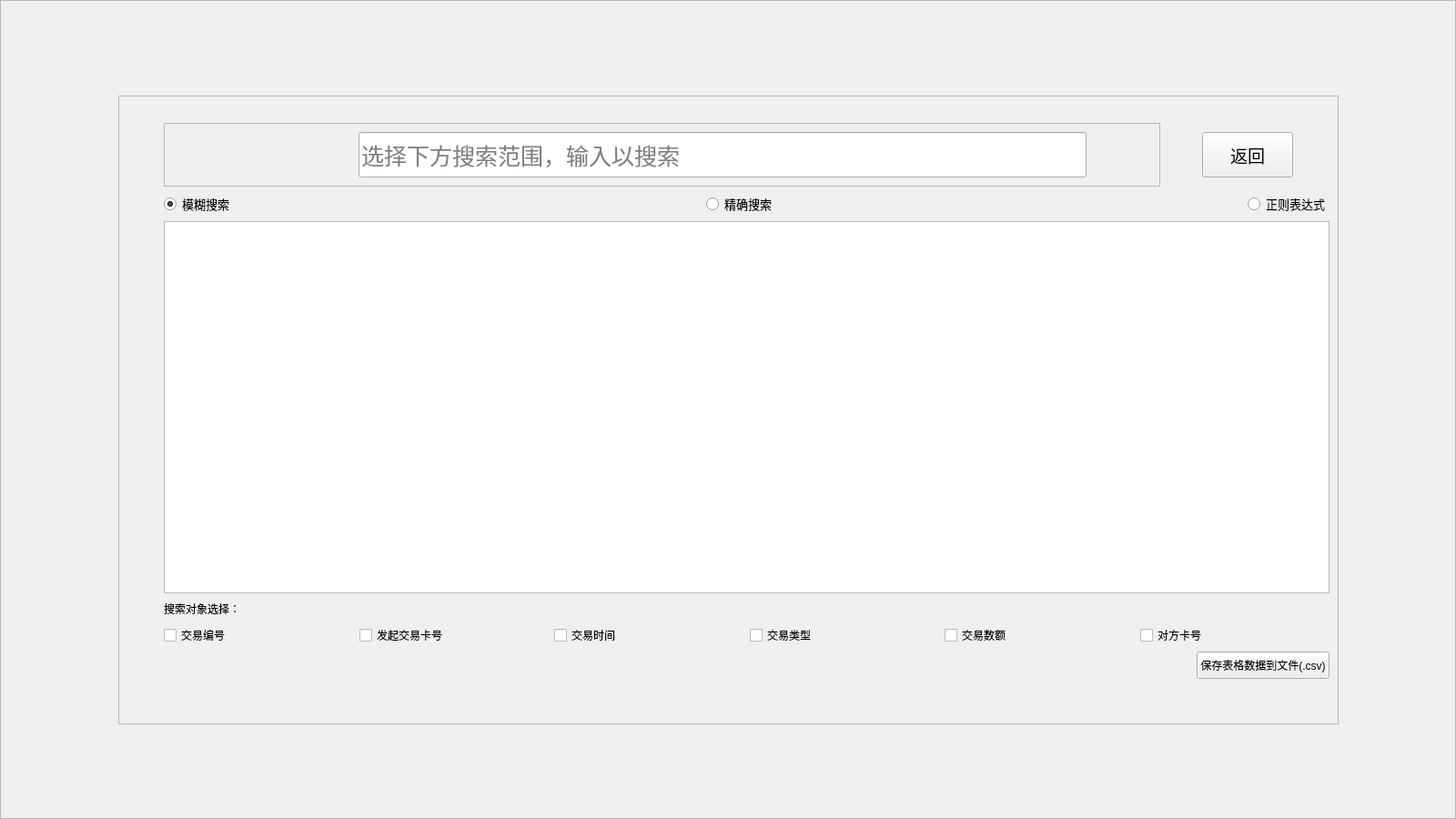
<?xml version="1.0" encoding="UTF-8"?>
<ui version="4.0">
 <class>transaction_history</class>
 <widget class="QWidget" name="transaction_history">
  <property name="geometry">
   <rect>
    <x>0</x>
    <y>0</y>
    <width>1600</width>
    <height>900</height>
   </rect>
  </property>
  <property name="sizePolicy">
   <sizepolicy hsizetype="Fixed" vsizetype="Fixed">
    <horstretch>0</horstretch>
    <verstretch>0</verstretch>
   </sizepolicy>
  </property>
  <property name="minimumSize">
   <size>
    <width>1600</width>
    <height>900</height>
   </size>
  </property>
  <property name="maximumSize">
   <size>
    <width>1600</width>
    <height>900</height>
   </size>
  </property>
  <property name="windowTitle">
   <string>Form</string>
  </property>
  <widget class="QFrame" name="frame_background">
   <property name="geometry">
    <rect>
     <x>0</x>
     <y>0</y>
     <width>1600</width>
     <height>900</height>
    </rect>
   </property>
   <property name="sizePolicy">
    <sizepolicy hsizetype="Fixed" vsizetype="Fixed">
     <horstretch>0</horstretch>
     <verstretch>0</verstretch>
    </sizepolicy>
   </property>
   <property name="minimumSize">
    <size>
     <width>1600</width>
     <height>900</height>
    </size>
   </property>
   <property name="maximumSize">
    <size>
     <width>1600</width>
     <height>900</height>
    </size>
   </property>
   <property name="frameShape">
    <enum>QFrame::StyledPanel</enum>
   </property>
   <property name="frameShadow">
    <enum>QFrame::Raised</enum>
   </property>
   <layout class="QGridLayout" name="gridLayout_3">
    <item row="0" column="0">
     <layout class="QVBoxLayout" name="verticalLayout_3" stretch="1,10000,1">
      <item>
       <spacer name="verticalSpacer_3">
        <property name="orientation">
         <enum>Qt::Vertical</enum>
        </property>
        <property name="sizeHint" stdset="0">
         <size>
          <width>20</width>
          <height>40</height>
         </size>
        </property>
       </spacer>
      </item>
      <item>
       <layout class="QHBoxLayout" name="horizontalLayout_4">
        <item>
         <spacer name="horizontalSpacer_7">
          <property name="orientation">
           <enum>Qt::Horizontal</enum>
          </property>
          <property name="sizeHint" stdset="0">
           <size>
            <width>40</width>
            <height>20</height>
           </size>
          </property>
         </spacer>
        </item>
        <item>
         <widget class="QFrame" name="frame_login">
          <property name="sizePolicy">
           <sizepolicy hsizetype="Fixed" vsizetype="Fixed">
            <horstretch>0</horstretch>
            <verstretch>0</verstretch>
           </sizepolicy>
          </property>
          <property name="minimumSize">
           <size>
            <width>1341</width>
            <height>691</height>
           </size>
          </property>
          <property name="maximumSize">
           <size>
            <width>1341</width>
            <height>691</height>
           </size>
          </property>
          <property name="frameShape">
           <enum>QFrame::StyledPanel</enum>
          </property>
          <property name="frameShadow">
           <enum>QFrame::Raised</enum>
          </property>
          <layout class="QGridLayout" name="gridLayout_2">
           <item row="0" column="0">
            <layout class="QHBoxLayout" name="horizontalLayout_7" stretch="1,10000,1">
             <item>
              <spacer name="horizontalSpacer_6">
               <property name="orientation">
                <enum>Qt::Horizontal</enum>
               </property>
               <property name="sizeType">
                <enum>QSizePolicy::Minimum</enum>
               </property>
               <property name="sizeHint" stdset="0">
                <size>
                 <width>40</width>
                 <height>20</height>
                </size>
               </property>
              </spacer>
             </item>
             <item>
              <layout class="QVBoxLayout" name="verticalLayout">
               <item>
                <spacer name="verticalSpacer">
                 <property name="orientation">
                  <enum>Qt::Vertical</enum>
                 </property>
                 <property name="sizeType">
                  <enum>QSizePolicy::Minimum</enum>
                 </property>
                 <property name="sizeHint" stdset="0">
                  <size>
                   <width>20</width>
                   <height>20</height>
                  </size>
                 </property>
                </spacer>
               </item>
               <item>
                <layout class="QHBoxLayout" name="horizontalLayout">
                 <item>
                  <widget class="QFrame" name="frame_user_name">
                   <property name="sizePolicy">
                    <sizepolicy hsizetype="Expanding" vsizetype="Fixed">
                     <horstretch>0</horstretch>
                     <verstretch>0</verstretch>
                    </sizepolicy>
                   </property>
                   <property name="frameShape">
                    <enum>QFrame::StyledPanel</enum>
                   </property>
                   <property name="frameShadow">
                    <enum>QFrame::Raised</enum>
                   </property>
                   <layout class="QGridLayout" name="gridLayout">
                    <item row="0" column="3">
                     <widget class="QLineEdit" name="fuzzylineEdit">
                      <property name="minimumSize">
                       <size>
                        <width>800</width>
                        <height>50</height>
                       </size>
                      </property>
                      <property name="maximumSize">
                       <size>
                        <width>400</width>
                        <height>50</height>
                       </size>
                      </property>
                      <property name="font">
                       <font>
                        <pointsize>19</pointsize>
                        <bold>false</bold>
                       </font>
                      </property>
                      <property name="placeholderText">
                       <string>选择下方搜索范围，输入以搜索</string>
                      </property>
                     </widget>
                    </item>
                    <item row="0" column="1">
                     <widget class="QLabel" name="label_search">
                      <property name="sizePolicy">
                       <sizepolicy hsizetype="Fixed" vsizetype="Fixed">
                        <horstretch>0</horstretch>
                        <verstretch>0</verstretch>
                       </sizepolicy>
                      </property>
                      <property name="minimumSize">
                       <size>
                        <width>50</width>
                        <height>50</height>
                       </size>
                      </property>
                      <property name="maximumSize">
                       <size>
                        <width>50</width>
                        <height>50</height>
                       </size>
                      </property>
                      <property name="text">
                       <string/>
                      </property>
                     </widget>
                    </item>
                    <item row="0" column="0">
                     <spacer name="horizontalSpacer">
                      <property name="orientation">
                       <enum>Qt::Horizontal</enum>
                      </property>
                      <property name="sizeType">
                       <enum>QSizePolicy::Minimum</enum>
                      </property>
                      <property name="sizeHint" stdset="0">
                       <size>
                        <width>10</width>
                        <height>20</height>
                       </size>
                      </property>
                     </spacer>
                    </item>
                   </layout>
                  </widget>
                 </item>
                 <item>
                  <spacer name="horizontalSpacer_2">
                   <property name="orientation">
                    <enum>Qt::Horizontal</enum>
                   </property>
                   <property name="sizeType">
                    <enum>QSizePolicy::Minimum</enum>
                   </property>
                   <property name="sizeHint" stdset="0">
                    <size>
                     <width>40</width>
                     <height>20</height>
                    </size>
                   </property>
                  </spacer>
                 </item>
                 <item>
                  <widget class="QPushButton" name="backButton">
                   <property name="sizePolicy">
                    <sizepolicy hsizetype="Fixed" vsizetype="Fixed">
                     <horstretch>0</horstretch>
                     <verstretch>0</verstretch>
                    </sizepolicy>
                   </property>
                   <property name="minimumSize">
                    <size>
                     <width>100</width>
                     <height>50</height>
                    </size>
                   </property>
                   <property name="font">
                    <font>
                     <pointsize>14</pointsize>
                    </font>
                   </property>
                   <property name="text">
                    <string>返回</string>
                   </property>
                  </widget>
                 </item>
                 <item>
                  <spacer name="horizontalSpacer_3">
                   <property name="orientation">
                    <enum>Qt::Horizontal</enum>
                   </property>
                   <property name="sizeType">
                    <enum>QSizePolicy::Minimum</enum>
                   </property>
                   <property name="sizeHint" stdset="0">
                    <size>
                     <width>40</width>
                     <height>20</height>
                    </size>
                   </property>
                  </spacer>
                 </item>
                </layout>
               </item>
               <item>
                <layout class="QHBoxLayout" name="horizontalLayout_2">
                 <item>
                  <widget class="QRadioButton" name="radioButton">
                   <property name="font">
                    <font>
                     <pointsize>10</pointsize>
                    </font>
                   </property>
                   <property name="text">
                    <string>模糊搜索</string>
                   </property>
                   <property name="checked">
                    <bool>true</bool>
                   </property>
                  </widget>
                 </item>
                 <item>
                  <spacer name="horizontalSpacer_4">
                   <property name="orientation">
                    <enum>Qt::Horizontal</enum>
                   </property>
                   <property name="sizeHint" stdset="0">
                    <size>
                     <width>40</width>
                     <height>20</height>
                    </size>
                   </property>
                  </spacer>
                 </item>
                 <item>
                  <widget class="QRadioButton" name="radioButton_2">
                   <property name="font">
                    <font>
                     <pointsize>10</pointsize>
                    </font>
                   </property>
                   <property name="text">
                    <string>精确搜索</string>
                   </property>
                  </widget>
                 </item>
                 <item>
                  <spacer name="horizontalSpacer_5">
                   <property name="orientation">
                    <enum>Qt::Horizontal</enum>
                   </property>
                   <property name="sizeHint" stdset="0">
                    <size>
                     <width>40</width>
                     <height>20</height>
                    </size>
                   </property>
                  </spacer>
                 </item>
                 <item>
                  <widget class="QRadioButton" name="radioButton_3">
                   <property name="font">
                    <font>
                     <pointsize>10</pointsize>
                    </font>
                   </property>
                   <property name="text">
                    <string>正则表达式</string>
                   </property>
                  </widget>
                 </item>
                </layout>
               </item>
               <item>
                <widget class="QTableView" name="tableView">
                 <property name="sortingEnabled">
                  <bool>true</bool>
                 </property>
                 <attribute name="horizontalHeaderCascadingSectionResizes">
                  <bool>false</bool>
                 </attribute>
                 <attribute name="horizontalHeaderShowSortIndicator" stdset="0">
                  <bool>true</bool>
                 </attribute>
                </widget>
               </item>
               <item>
                <layout class="QHBoxLayout" name="horizontalLayout_3">
                 <item>
                  <widget class="QLabel" name="label">
                   <property name="sizePolicy">
                    <sizepolicy hsizetype="Preferred" vsizetype="Fixed">
                     <horstretch>0</horstretch>
                     <verstretch>0</verstretch>
                    </sizepolicy>
                   </property>
                   <property name="minimumSize">
                    <size>
                     <width>0</width>
                     <height>22</height>
                    </size>
                   </property>
                   <property name="maximumSize">
                    <size>
                     <width>16777215</width>
                     <height>22</height>
                    </size>
                   </property>
                   <property name="text">
                    <string>搜索对象选择：</string>
                   </property>
                  </widget>
                 </item>
                 <item>
                  <spacer name="horizontalSpacer_10">
                   <property name="orientation">
                    <enum>Qt::Horizontal</enum>
                   </property>
                   <property name="sizeHint" stdset="0">
                    <size>
                     <width>40</width>
                     <height>20</height>
                    </size>
                   </property>
                  </spacer>
                 </item>
                </layout>
               </item>
               <item>
                <layout class="QHBoxLayout" name="horizontalLayout_5">
                 <item>
                  <widget class="QCheckBox" name="checkBox_ID">
                   <property name="minimumSize">
                    <size>
                     <width>0</width>
                     <height>22</height>
                    </size>
                   </property>
                   <property name="maximumSize">
                    <size>
                     <width>16777215</width>
                     <height>22</height>
                    </size>
                   </property>
                   <property name="text">
                    <string>交易编号</string>
                   </property>
                   <property name="checked">
                    <bool>false</bool>
                   </property>
                  </widget>
                 </item>
                 <item>
                  <widget class="QCheckBox" name="checkBox_accountID">
                   <property name="text">
                    <string>发起交易卡号</string>
                   </property>
                   <property name="checked">
                    <bool>false</bool>
                   </property>
                  </widget>
                 </item>
                 <item>
                  <widget class="QCheckBox" name="checkBox_time">
                   <property name="text">
                    <string>交易时间</string>
                   </property>
                  </widget>
                 </item>
                 <item>
                  <widget class="QCheckBox" name="checkBox_type">
                   <property name="text">
                    <string>交易类型</string>
                   </property>
                  </widget>
                 </item>
                 <item>
                  <widget class="QCheckBox" name="checkBox_money">
                   <property name="text">
                    <string>交易数额</string>
                   </property>
                  </widget>
                 </item>
                 <item>
                  <widget class="QCheckBox" name="checkBox_toAccount">
                   <property name="text">
                    <string>对方卡号</string>
                   </property>
                  </widget>
                 </item>
                </layout>
               </item>
               <item>
                <layout class="QHBoxLayout" name="horizontalLayout_6">
                 <item>
                  <spacer name="horizontalSpacer_11">
                   <property name="orientation">
                    <enum>Qt::Horizontal</enum>
                   </property>
                   <property name="sizeHint" stdset="0">
                    <size>
                     <width>40</width>
                     <height>20</height>
                    </size>
                   </property>
                  </spacer>
                 </item>
                 <item>
                  <widget class="QPushButton" name="saveButton">
                   <property name="minimumSize">
                    <size>
                     <width>0</width>
                     <height>30</height>
                    </size>
                   </property>
                   <property name="maximumSize">
                    <size>
                     <width>16777215</width>
                     <height>30</height>
                    </size>
                   </property>
                   <property name="text">
                    <string>保存表格数据到文件(.csv)</string>
                   </property>
                  </widget>
                 </item>
                </layout>
               </item>
               <item>
                <spacer name="verticalSpacer_2">
                 <property name="orientation">
                  <enum>Qt::Vertical</enum>
                 </property>
                 <property name="sizeType">
                  <enum>QSizePolicy::Minimum</enum>
                 </property>
                 <property name="sizeHint" stdset="0">
                  <size>
                   <width>20</width>
                   <height>40</height>
                  </size>
                 </property>
                </spacer>
               </item>
              </layout>
             </item>
             <item>
              <spacer name="horizontalSpacer_8">
               <property name="orientation">
                <enum>Qt::Horizontal</enum>
               </property>
               <property name="sizeHint" stdset="0">
                <size>
                 <width>35</width>
                 <height>20</height>
                </size>
               </property>
              </spacer>
             </item>
            </layout>
           </item>
          </layout>
         </widget>
        </item>
        <item>
         <spacer name="horizontalSpacer_9">
          <property name="orientation">
           <enum>Qt::Horizontal</enum>
          </property>
          <property name="sizeHint" stdset="0">
           <size>
            <width>40</width>
            <height>20</height>
           </size>
          </property>
         </spacer>
        </item>
       </layout>
      </item>
      <item>
       <spacer name="verticalSpacer_4">
        <property name="orientation">
         <enum>Qt::Vertical</enum>
        </property>
        <property name="sizeHint" stdset="0">
         <size>
          <width>20</width>
          <height>40</height>
         </size>
        </property>
       </spacer>
      </item>
     </layout>
    </item>
   </layout>
  </widget>
 </widget>
 <resources/>
 <connections/>
</ui>
